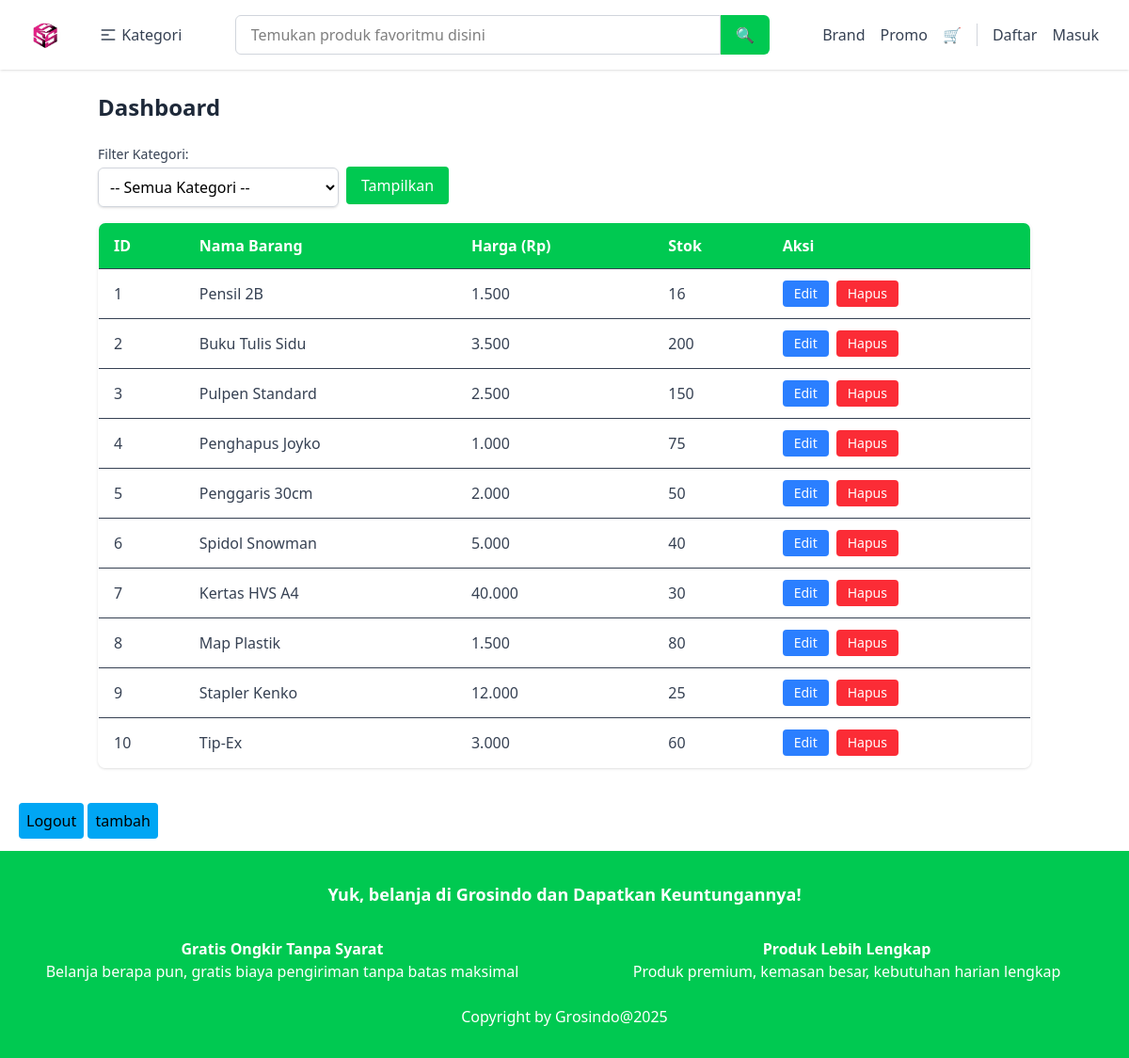
/public/dashboardAdmin (signed in), run on the app's committed database.
### tables this page shows
CREATE TABLE `barang` (
  `id` int NOT NULL,
  `nama` varchar(100) DEFAULT NULL,
  `harga` decimal(10,0) DEFAULT NULL,
  `stok` int DEFAULT NULL,
  `kategori_id` int DEFAULT NULL
);

### app/core/Controller.php (called while the page is built, shortened)
<?php
class Controller {
    public function model($model) {
        return new $model;
    }
    public function view($view, $data = []) {
        require_once '../app/views/' .$view . '.php';
    }
}

### app/core/App.php (called while the page is built, shortened)
<?php
class App {
    protected $method = 'index';
    public function __construct() {
        $url = $this->parseURL();
        if (isset($url[0]) && file_exists('../app/controllers/' . $url[0] . '.php')) {
            unset($url[0]);
        }
        $this->controller = new $this->controller;
        $this->params = $url ? array_values($url) : [];
        call_user_func_array([$this->controller, $this->method], $this->params);
    }
    public function parseURL() {
        if (isset($_GET['url'])) {
            return explode('/', filter_var(rtrim($_GET['url'], '/'), FILTER_SANITIZE_URL));
        }
        return [];
    }
}

### public/index.php (called while the page is built, shortened)
<?php
$app = new App();

### app/core/Database.php (called while the page is built, shortened)
<?php
class Database
{
    private $host = DB_HOST;
    private $dbname = DB_NAME;
    private $username = DB_USER;
    private $password = DB_PASS;
    private $dbh;
    private $stmt;
    public function __construct()
    {
        $dsn = 'mysql:host=' . $this->host . ';dbname=' . $this->dbname;
        $options = [
            PDO::ATTR_PERSISTENT => true,
            PDO::ATTR_ERRMODE    => PDO::ERRMODE_EXCEPTION
        ];
        try {
            $this->dbh = new PDO($dsn, $this->username, $this->password, $options);
        } catch (PDOException $e) {
            die('Database Error: ' . $e->getMessage());
        }
    }
    public function query($query)
    {
        $this->stmt = $this->dbh->prepare($query);
    }
    public function execute()
    {
        return $this->stmt->execute();
    }
    public function resultSet()
    {
        $this->execute();
        return $this->stmt->fetchAll(PDO::FETCH_ASSOC);
    }
}

### app/models/Model_barang.php (called while the page is built, shortened)
<?php
class Model_barang
{
    private $db;
    public function __construct()
    {
        $this->db = new Database;
    }
    public function getAllBarang()
    {
        $this->db->query("SELECT * FROM barang");
        return $this->db->resultSet();
    }
}

### app/views/dashboardAdmin/index.php (the view, shortened to what this page needs)
<div class="container mx-auto px-4 py-6">
    <h1 class="text-2xl font-bold mb-6 text-gray-800"><?= $data['title']; ?></h1>
    <form method="POST" class="mb-4">
        <label class="block text-sm font-medium text-gray-700">Filter Kategori:</label>
        <div class="flex gap-2 items-center">
            <select name="kategori_id" class="mt-1 block w-64 p-2 border border-gray-300 rounded-md shadow-sm focus:ring-green-500 focus:border-green-500">
                <option value="">-- Semua Kategori --</option>
            </select>
            <button type="submit" class="bg-green-500 text-white px-4 py-2 rounded">Tampilkan</button>
        </div>
    </form>
    <div class="overflow-x-auto bg-white rounded-lg shadow">
        <table class="min-w-full bg-white border border-gray-200 rounded-lg overflow-hidden">
            <thead class="bg-green-500 text-white">
                <tr>
                    <th class="px-4 py-3 text-left">ID</th>
                    <th class="px-4 py-3 text-left">Nama Barang</th>
                    <th class="px-4 py-3 text-left">Harga (Rp)</th>
                    <th class="px-4 py-3 text-left">Stok</th>
                    <th class="px-4 py-3 text-left">Aksi</th>
                </tr>
            </thead>
            <tbody class="text-gray-700">
                <?php $no = 1;
                ?>
                <?php foreach ($data['barang'] as $barang): ?>
                    <tr class="hover:bg-gray-50 border-t">
                        <td class="px-4 py-3"><?= $no++; ?></td>
                        <td class="px-4 py-3"><?= $barang['nama']; ?></td>
                        <td class="px-4 py-3"><?= number_format($barang['harga'], 0, ',', '.'); ?></td>
                        <td class="px-4 py-3"><?= $barang['stok']; ?></td>
                        <td class="px-4 py-3 flex gap-2">
                            <a href="<?= BASEURL ?>/dashboardAdmin/edit/<?= $barang['id']; ?>" class="bg-blue-500 text-white px-3 py-1 rounded text-sm">Edit</a>
                            <form action="<?= BASEURL ?>/dashboardAdmin/edit" method="POST" onsubmit="return confirm('Yakin ingin hapus barang ini?');">
                                <button type="submit" name="hapus" class="bg-red-500 text-white px-3 py-1 rounded text-sm">Hapus</button>
                            </form>
                        </td>
                    </tr>
                <?php endforeach; ?>
            </tbody>
        </table>
    </div>
</div>
<div class="m-5">
    <a href="<?= BASEURL; ?>/logout" class="bg-sky-500 rounded p-2">Logout</a>
    <a href="<?= BASEURL; ?>/dashboardAdmin/tambah" class="bg-sky-500 rounded p-2">tambah</a>
</div>

### app/controllers/DashboardAdmin.php (shortened to what this page needs)
<?php
class DashboardAdmin extends Controller
{
    public function index()
    {
        $data['title'] = 'Dashboard';
        $data['kategori'] = $this->model('Model_kategori')->getAllKategori();
        $data['barang'] = $this->model('Model_barang')->getAllBarang();
        $data['kategori_terpilih'] = $_POST['kategori_id'] ?? '';
        if (!isset($_SESSION['user'])) {
            header('Location: ' . BASEURL);
        } else {
            $this->view('template/header', $data);
            $this->view('dashboardAdmin/index', $data);
            $this->view('template/footer');
        }
    }
}

### app/views/template/header.php (shortened to what this page needs)
<!DOCTYPE html>
<html lang="en">
<head>
  <script src="https://cdn.jsdelivr.net/npm/@tailwindcss/browser@4"></script>
</head>
<body>
  <nav class="bg-white shadow">
    <div class="max-w-screen-xl mx-auto px-4 sm:px-6 lg:px-8">
      <div class="flex justify-between items-center py-4">
        <div class="flex-shrink-0">
          <a href="<?= BASEURL; ?>">
            <img class="h-8" src="<?= BASEURL; ?>/img/default.png" alt="Logo">
          </a>
        </div>
        <a href="<?= BASEURL ?>/kategori" class="text-gray-700 hover:text-gray-900 font-medium flex items-center gap-1">
          <svg xmlns="http://www.w3.org/2000/svg" class="h-5 w-5" fill="none" viewBox="0 0 24 24" stroke="currentColor">
            <path stroke-linecap="round" stroke-linejoin="round" stroke-width="2" d="M4 6h16M4 12h8m-8 6h16" />
          </svg>
          Kategori
        </a>
        <form class="flex w-1/2 mx-4">
          <input type="search" class="flex-grow border border-gray-300 px-4 py-2 rounded-l-md focus:outline-none" placeholder="Temukan produk favoritmu disini" />
          <button type="submit" class="bg-green-500 text-white px-4 py-2 rounded-r-md hover:bg-green-700">
            🔍
          </button>
        </form>
        <div class="flex items-center gap-4">
          <a href="#" class="text-gray-700 hover:text-gray-900 font-medium">Brand</a>
          <a href="#" class="text-gray-700 hover:text-gray-900 font-medium">Promo</a>
          <a href="<?= BASEURL ?>/keranjang" class="text-gray-700 hover:text-gray-900">
            🛒
          </a>
          <a href="#" class="text-gray-700 hover:text-gray-900 font-medium">Daftar</a>
          <a href="<?= BASEURL; ?>/dashboardKasir" class="text-gray-700 hover:text-gray-900 font-medium">Masuk</a>
        </div>
      </div>
    </div>
  </nav>

### app/views/template/footer.php (shortened to what this page needs)
<footer class="bg-green-500 text-white py-8">
    <div class="max-w-7xl mx-auto px-4 text-center">
        <p class="text-lg font-semibold">Yuk, belanja di Grosindo dan Dapatkan Keuntungannya!</p>
        <div class="grid grid-cols-1 md:grid-cols-2 mt-6 gap-8">
            <div>
                <h4 class="font-semibold mt-2">Gratis Ongkir Tanpa Syarat</h4>
                <p>Belanja berapa pun, gratis biaya pengiriman tanpa batas maksimal</p>
            </div>
            <div>
                <h4 class="font-semibold mt-2">Produk Lebih Lengkap</h4>
                <p>Produk premium, kemasan besar, kebutuhan harian lengkap</p>
            </div>
        </div>
        <p class="mt-6">Copyright by Grosindo@2025</p>
    </div>
</footer>
</body>
</html>

### data on the page
barang: nama "Pensil 2B", harga "1.500", stok "16"
barang: nama "Buku Tulis Sidu", harga "3.500", stok "200"
barang: nama "Pulpen Standard", harga "2.500", stok "150"
barang: nama "Penghapus Joyko", harga "1.000", stok "75"
barang: nama "Penggaris 30cm", harga "2.000", stok "50"
barang: nama "Spidol Snowman", harga "5.000", stok "40"
barang: nama "Kertas HVS A4", harga "40.000", stok "30"
barang: nama "Map Plastik", harga "1.500", stok "80"
barang: nama "Stapler Kenko", harga "12.000", stok "25"
barang: nama "Tip-Ex", harga "3.000", stok "60"

### other printed values
$data['title'] "Dashboard"
